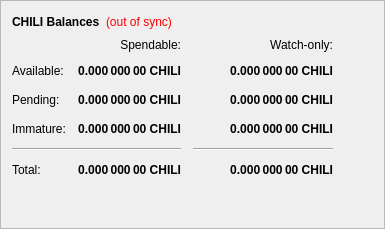
        <widget class="QFrame" name="frame">
         <property name="frameShape">
          <enum>QFrame::StyledPanel</enum>
         </property>
         <property name="frameShadow">
          <enum>QFrame::Raised</enum>
         </property>
         <layout class="QVBoxLayout" name="verticalLayout_4">
          <item>
           <layout class="QHBoxLayout" name="horizontalLayout_4">
            <item>
             <widget class="QLabel" name="label_5">
              <property name="font">
               <font>
                <weight>75</weight>
                <bold>true</bold>
               </font>
              </property>
              <property name="text">
               <string>CHILI Balances</string>
              </property>
             </widget>
            </item>
            <item>
             <widget class="QLabel" name="labelWalletStatus">
              <property name="cursor">
               <cursorShape>WhatsThisCursor</cursorShape>
              </property>
              <property name="toolTip">
               <string>The displayed information may be out of date. Your wallet automatically synchronizes with the ChiliCoin network after a connection is established, but this process has not completed yet.</string>
              </property>
              <property name="styleSheet">
               <string notr="true">QLabel { color: red; }</string>
              </property>
              <property name="text">
               <string notr="true">(out of sync)</string>
              </property>
              <property name="alignment">
               <set>Qt::AlignLeading|Qt::AlignLeft|Qt::AlignVCenter</set>
              </property>
             </widget>
            </item>
            <item>
             <spacer name="horizontalSpacer_3">
              <property name="orientation">
               <enum>Qt::Horizontal</enum>
              </property>
              <property name="sizeHint" stdset="0">
               <size>
                <width>40</width>
                <height>20</height>
               </size>
              </property>
             </spacer>
            </item>
           </layout>
          </item>
          <item>
           <layout class="QGridLayout" name="gridLayout">
            <property name="spacing">
             <number>12</number>
            </property>
            <item row="2" column="2">
             <widget class="QLabel" name="labelWatchPending">
              <property name="font">
               <font>
                <weight>75</weight>
                <bold>true</bold>
               </font>
              </property>
              <property name="cursor">
               <cursorShape>IBeamCursor</cursorShape>
              </property>
              <property name="toolTip">
               <string>Unconfirmed transactions to watch-only addresses</string>
              </property>
              <property name="text">
               <string notr="true">0.000 000 00 CHILI</string>
              </property>
              <property name="alignment">
               <set>Qt::AlignRight|Qt::AlignTrailing|Qt::AlignVCenter</set>
              </property>
              <property name="textInteractionFlags">
               <set>Qt::LinksAccessibleByMouse|Qt::TextSelectableByKeyboard|Qt::TextSelectableByMouse</set>
              </property>
             </widget>
            </item>
            <item row="2" column="1">
             <widget class="QLabel" name="labelUnconfirmed">
              <property name="font">
               <font>
                <weight>75</weight>
                <bold>true</bold>
               </font>
              </property>
              <property name="cursor">
               <cursorShape>IBeamCursor</cursorShape>
              </property>
              <property name="toolTip">
               <string>Total of transactions that have yet to be confirmed, and do not yet count toward the spendable balance</string>
              </property>
              <property name="text">
               <string notr="true">0.000 000 00 CHILI</string>
              </property>
              <property name="alignment">
               <set>Qt::AlignRight|Qt::AlignTrailing|Qt::AlignVCenter</set>
              </property>
              <property name="textInteractionFlags">
               <set>Qt::LinksAccessibleByMouse|Qt::TextSelectableByKeyboard|Qt::TextSelectableByMouse</set>
              </property>
             </widget>
            </item>
            <item row="3" column="2">
             <widget class="QLabel" name="labelWatchImmature">
              <property name="font">
               <font>
                <weight>75</weight>
                <bold>true</bold>
               </font>
              </property>
              <property name="cursor">
               <cursorShape>IBeamCursor</cursorShape>
              </property>
              <property name="toolTip">
               <string>Staked or masternode rewards in watch-only addresses that has not yet matured</string>
              </property>
              <property name="text">
               <string notr="true">0.000 000 00 CHILI</string>
              </property>
              <property name="alignment">
               <set>Qt::AlignRight|Qt::AlignTrailing|Qt::AlignVCenter</set>
              </property>
              <property name="textInteractionFlags">
               <set>Qt::LinksAccessibleByMouse|Qt::TextSelectableByKeyboard|Qt::TextSelectableByMouse</set>
              </property>
             </widget>
            </item>
            <item row="4" column="0" colspan="2">
             <widget class="Line" name="lineSpendableBalance">
              <property name="orientation">
               <enum>Qt::Horizontal</enum>
              </property>
             </widget>
            </item>
            <item row="4" column="2">
             <widget class="Line" name="lineWatchBalance">
              <property name="sizePolicy">
               <sizepolicy hsizetype="Preferred" vsizetype="Fixed">
                <horstretch>0</horstretch>
                <verstretch>0</verstretch>
               </sizepolicy>
              </property>
              <property name="minimumSize">
               <size>
                <width>140</width>
                <height>0</height>
               </size>
              </property>
              <property name="orientation">
               <enum>Qt::Horizontal</enum>
              </property>
             </widget>
            </item>
            <item row="5" column="0">
             <widget class="QLabel" name="labelTotalText">
              <property name="text">
               <string>Total:</string>
              </property>
             </widget>
            </item>
            <item row="3" column="1">
             <widget class="QLabel" name="labelImmature">
              <property name="font">
               <font>
                <weight>75</weight>
                <bold>true</bold>
               </font>
              </property>
              <property name="cursor">
               <cursorShape>IBeamCursor</cursorShape>
              </property>
              <property name="toolTip">
               <string>Staked or masternode rewards that has not yet matured</string>
              </property>
              <property name="text">
               <string notr="true">0.000 000 00 CHILI</string>
              </property>
              <property name="alignment">
               <set>Qt::AlignRight|Qt::AlignTrailing|Qt::AlignVCenter</set>
              </property>
              <property name="textInteractionFlags">
               <set>Qt::LinksAccessibleByMouse|Qt::TextSelectableByKeyboard|Qt::TextSelectableByMouse</set>
              </property>
             </widget>
            </item>
            <item row="2" column="3">
             <spacer name="horizontalSpacer_2">
              <property name="orientation">
               <enum>Qt::Horizontal</enum>
              </property>
              <property name="sizeHint" stdset="0">
               <size>
                <width>40</width>
                <height>20</height>
               </size>
              </property>
             </spacer>
            </item>
            <item row="3" column="0">
             <widget class="QLabel" name="labelImmatureText">
              <property name="text">
               <string>Immature:</string>
              </property>
             </widget>
            </item>
            <item row="5" column="1">
             <widget class="QLabel" name="labelTotal">
              <property name="font">
               <font>
                <weight>75</weight>
                <bold>true</bold>
               </font>
              </property>
              <property name="cursor">
               <cursorShape>IBeamCursor</cursorShape>
              </property>
              <property name="toolTip">
               <string>Your current total balance</string>
              </property>
              <property name="text">
               <string notr="true">0.000 000 00 CHILI</string>
              </property>
              <property name="alignment">
               <set>Qt::AlignRight|Qt::AlignTrailing|Qt::AlignVCenter</set>
              </property>
              <property name="textInteractionFlags">
               <set>Qt::LinksAccessibleByMouse|Qt::TextSelectableByKeyboard|Qt::TextSelectableByMouse</set>
              </property>
             </widget>
            </item>
            <item row="5" column="2">
             <widget class="QLabel" name="labelWatchTotal">
              <property name="font">
               <font>
                <weight>75</weight>
                <bold>true</bold>
               </font>
              </property>
              <property name="cursor">
               <cursorShape>IBeamCursor</cursorShape>
              </property>
              <property name="toolTip">
               <string>Current total balance in watch-only addresses</string>
              </property>
              <property name="text">
               <string notr="true">0.000 000 00 CHILI</string>
              </property>
              <property name="alignment">
               <set>Qt::AlignRight|Qt::AlignTrailing|Qt::AlignVCenter</set>
              </property>
              <property name="textInteractionFlags">
               <set>Qt::LinksAccessibleByMouse|Qt::TextSelectableByKeyboard|Qt::TextSelectableByMouse</set>
              </property>
             </widget>
            </item>
            <item row="0" column="2">
             <widget class="QLabel" name="labelWatchonly">
              <property name="text">
               <string>Watch-only:</string>
              </property>
              <property name="alignment">
               <set>Qt::AlignRight|Qt::AlignTrailing|Qt::AlignVCenter</set>
              </property>
             </widget>
            </item>
            <item row="1" column="0">
             <widget class="QLabel" name="labelBalanceText">
              <property name="text">
               <string>Available:</string>
              </property>
             </widget>
            </item>
            <item row="1" column="1">
             <widget class="QLabel" name="labelBalance">
              <property name="font">
               <font>
                <weight>75</weight>
                <bold>true</bold>
               </font>
              </property>
              <property name="cursor">
               <cursorShape>IBeamCursor</cursorShape>
              </property>
              <property name="toolTip">
               <string>Your current spendable balance</string>
              </property>
              <property name="text">
               <string notr="true">0.000 000 00 CHILI</string>
              </property>
              <property name="alignment">
               <set>Qt::AlignRight|Qt::AlignTrailing|Qt::AlignVCenter</set>
              </property>
              <property name="textInteractionFlags">
               <set>Qt::LinksAccessibleByMouse|Qt::TextSelectableByKeyboard|Qt::TextSelectableByMouse</set>
              </property>
             </widget>
            </item>
            <item row="1" column="2">
             <widget class="QLabel" name="labelWatchAvailable">
              <property name="font">
               <font>
                <weight>75</weight>
                <bold>true</bold>
               </font>
              </property>
              <property name="cursor">
               <cursorShape>IBeamCursor</cursorShape>
              </property>
              <property name="toolTip">
               <string>Your current balance in watch-only addresses</string>
              </property>
              <property name="text">
               <string notr="true">0.000 000 00 CHILI</string>
              </property>
              <property name="alignment">
               <set>Qt::AlignRight|Qt::AlignTrailing|Qt::AlignVCenter</set>
              </property>
              <property name="textInteractionFlags">
               <set>Qt::LinksAccessibleByMouse|Qt::TextSelectableByKeyboard|Qt::TextSelectableByMouse</set>
              </property>
             </widget>
            </item>
            <item row="2" column="0">
             <widget class="QLabel" name="labelPendingText">
              <property name="text">
               <string>Pending:</string>
              </property>
             </widget>
            </item>
            <item row="0" column="1">
             <widget class="QLabel" name="labelSpendable">
              <property name="text">
               <string>Spendable:</string>
              </property>
              <property name="alignment">
               <set>Qt::AlignRight|Qt::AlignTrailing|Qt::AlignVCenter</set>
              </property>
             </widget>
            </item>
           </layout>
          </item>
          <item>
           <spacer name="verticalSpacer_4">
            <property name="orientation">
             <enum>Qt::Vertical</enum>
            </property>
            <property name="sizeHint" stdset="0">
             <size>
              <width>20</width>
              <height>40</height>
             </size>
            </property>
           </spacer>
          </item>
         </layout>
        </widget>
